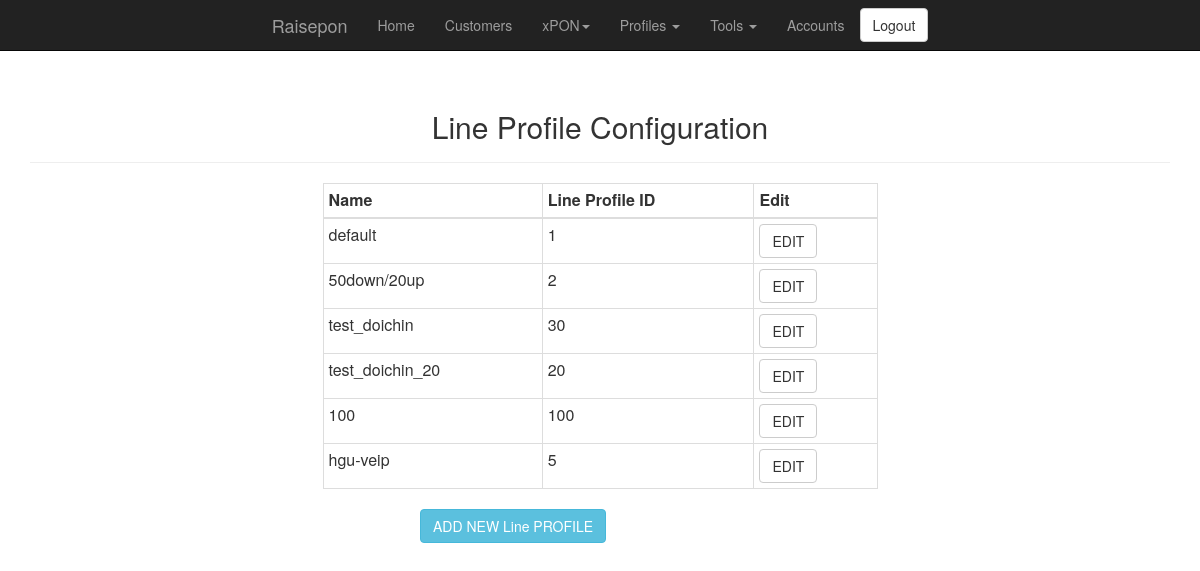
The app's page /line_profile.php (signed in) with its own data.
### tables this page shows
CREATE TABLE `LINE_PROFILE` (
  `id` int(11) NOT NULL AUTO_INCREMENT,
  `NAME` varchar(255) NOT NULL,
  `LINE_PROFILE_ID` tinyint(4) NOT NULL,
  PRIMARY KEY (`id`) USING BTREE,
  KEY `TEMPLATE_ID` (`LINE_PROFILE_ID`) USING BTREE
);

### common.php (called while the page is built, shortened)
<?php
$user_class = isset($_SESSION["type"]) ? $_SESSION["type"] : null;
?>

### classes/db_connect_class.php (called while the page is built, shortened)
<?php
class db_connect {
	private static $mysql_user = "raisepon";
	private static $mysql_pass = "r41sepon";
	private static $instance;
	private function __construct() {
		try {
			$this->db = new PDO('mysql:host=localhost;dbname=raisepon;charset=utf8', self::$mysql_user, self::$mysql_pass);
		} catch (PDOException $e) {
			echo 'Connection Failed: ' . $e->getMessage();
			exit;
		}
	}
	 public static function getInstance()
    {
        if (!isset(self::$instance))
        {
            self::$instance = new $object;
        }
        return self::$instance;
    }
}
?>

### classes/line_profile_class.php (called while the page is built, shortened)
<?php
include ("db_connect_class.php");
class line_profile {
	function build_table_line_profile() {
		try {
			$conn = db_connect::getInstance();
			$result = $conn->db->query("select ID, NAME, LINE_PROFILE_ID from LINE_PROFILE");
		} catch (PDOException $e) {
			$error =  "Connection Failed:" . $e->getMessage() . "\n";
			return $error;
		}
		$rows = $result->fetchAll();
		return $rows;
	}
}
?>

### line_profile.php (the view, shortened to what this page needs)
<?php
include ("header.php");
include ("common.php");
include ("classes/line_profile_class.php");
include ("navigation.php");
$line_profile_obj = new line_profile();
?>
<div class="container">
	<div class="text-center">
		<div class="page-header">
			<h2>Line Profile Configuration</h2>
		</div>
	</div>
	<div class=row>
		<div class="col-md-6 col-md-offset-3">
			<div class="table-responsive">
				<table class="table table-bordered table-condensed">
					<thead>
					  <tr>
						<th>Name</th>
						<th>Line Profile ID</th>
						<th>Edit</th>
					  </tr>
					</thead>
					<tbody>
					<?php
					$rows = $line_profile_obj->build_table_line_profile();
					foreach ($rows as $row) {
						print "<tr><td>" . $row['NAME'] . "</td><td>" . $row['LINE_PROFILE_ID'] . "</td><td><button type=\"button\" class=\"btn btn-default\" onClick=\"getLine_profile('". $row['ID'] ."');\">EDIT</button></td></tr>";
					}
					?>
					</tbody>
				</table>
			</div>
		</div>
	</div>
</div>
<div class="container">
	<div class="row">
		<div class="col-md-4"></div>
			<div class="col-md-4">
				<button type="button" class="btn btn-info" onClick="getLine_profile();">ADD NEW Line PROFILE</button>
			</div>
		</div>
	<div class="col-md-4"></div>
</div>

### header.php (shortened to what this page needs)
<?php
print "<head>";
print "<link rel=\"stylesheet\" href=\"./css/bootstrap.min.css\">";
print "</head>";
?>

### navigation.php (shortened to what this page needs)
<nav id="navbar1" class="navbar navbar-inverse navbar-fixed-top">
	<div class="container-fluid" style="display: flex;justify-content: center;">
          <div class="navbar-header">
            <a class="navbar-brand" href="index.php">Raisepon</a>
		</div>
		<?php if (isset($user_class) && $user_class >= "1") { ?>
		<div class="navbar-collapse collapse">
            <ul class="nav navbar-nav">
				<li <?=echoActiveClassIfRequestMatches("index")?>><a href="index.php">Home</a></li>
				<?php if ($user_class >= "6") { ?>
				<li <?=echoActiveClassIfRequestMatches("customers")?>><a href="customers.php">Customers</a></li>
				<li class="dropdown">
					<a href="#" class="dropdown-toggle" data-toggle="dropdown" id="xpon" role="button" aria-haspopup="true" aria-expanded="false">xPON<span class="caret"></span></a>
				</li>
				<li class="dropdown">
					<a href="#" class="dropdown-toggle" data-toggle="dropdown" id="profiles" role="button" aria-haspopup="true" aria-expanded="false">Profiles <span class="caret"></span></a>
				</li>
			<?php } ?>
			<li class="dropdown">
                <a href="#" class="dropdown-toggle" data-toggle="dropdown" id="tools" role="button" aria-haspopup="true" aria-expanded="false">Tools <span class="caret"></span></a>
			</li>
				<?php if ($user_class == "9") { ?>
					<li><a href="accounts.php">Accounts</a></li>
				<?php } ?>
			</ul>
			<a class="navbar-btn btn btn-default" href="logout.php">Logout</a>
		</div>
		<?php } ?>
	</div>
</nav>
<?php
function echoActiveClassIfRequestMatches($requestUri)
{
    $current_file_name = basename($_SERVER['PHP_SELF'], ".php");
	if ($current_file_name == $requestUri)
        echo 'class="active"';
}
?>

### records on screen
line_profile: NAME "default", LINE_PROFILE_ID "1"
line_profile: NAME "50down/20up", LINE_PROFILE_ID "2"
line_profile: NAME "test_doichin", LINE_PROFILE_ID "30"
line_profile: NAME "test_doichin_20", LINE_PROFILE_ID "20"
line_profile: NAME "100", LINE_PROFILE_ID "100"
line_profile: NAME "hgu-veip", LINE_PROFILE_ID "5"
